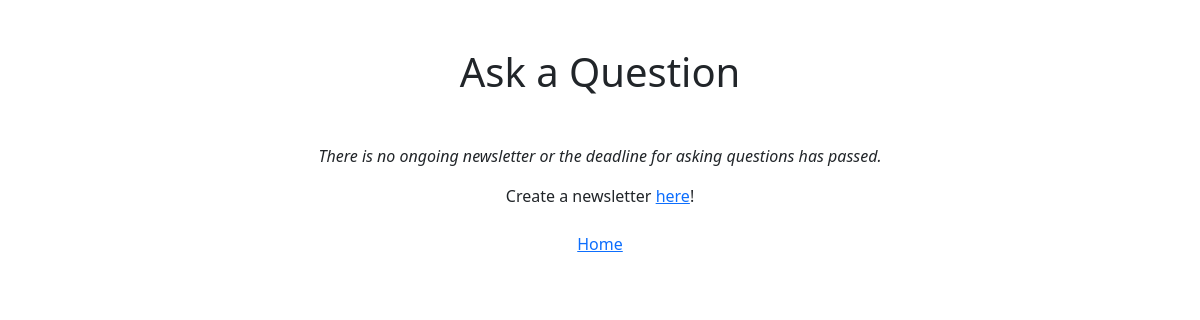
Page /ask (signed in) on the earlier database version.
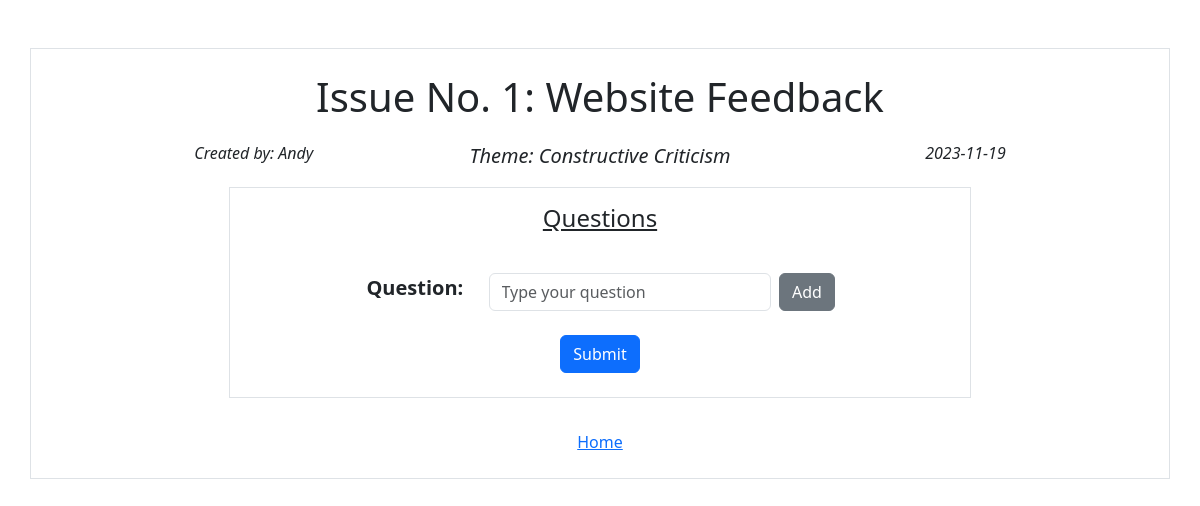
Same page on the later database version.
### db.py (models this page shows)
class Issue(db.Model):
    issueId = db.Column(Integer, primary_key=True, autoincrement=True)
    name = db.Column(String, nullable=False)
    theme = db.Column(String)
    date = db.Column(DateTime, default=datetime.now)
    q_dl = db.Column(DateTime, nullable=False)
    a_dl = db.Column(DateTime, nullable=False)
    userId = db.Column(Integer, db.ForeignKey('user.userId'))
    questions = db.relationship('Question', backref='issue', lazy=False)

class User(db.Model):
    userId = db.Column(Integer, primary_key=True, autoincrement=True)
    name = db.Column(String, nullable=False)
    email = db.Column(String, nullable=False, unique=True)
    password = db.Column(String, nullable=False)
    replied = db.Column(Boolean, nullable=False)
    asked = db.relationship('Question', backref='user', lazy=False)
    answered = db.relationship('Answer', backref='user', lazy=False)

### app.py (the view, shortened to what this page needs)
@app.route("/ask", methods=["GET", "POST"])
@login_required
def ask():
    if request.method == "GET":
        issue_info = get_latest_issue(Issue.q_dl)
        if issue_info is None or issue_info.q_dl < datetime.now():
            return render_template("ask.html", valid=False)
        user = get_user(issue_info.userId)
        return render_template("ask.html",
                               valid=True, name=issue_info.name,
                               theme=issue_info.theme, issueId=issue_info.issueId,
                               username=user.name, date=issue_info.date.strftime("%Y-%m-%d"),
                               q_dl=issue_info.q_dl.strftime("%Y-%m-%d")
                               )

### app.py (called while the page is built)
def login_required(view):
    @functools.wraps(view)
    def wrapped_view(**kwargs):
        if g.user is None:
            return redirect("/login")
        return view(**kwargs)
    return wrapped_view

@app.before_request
def load_logged_in_user():
    user_id = session.get('user_id')
    if user_id is None:
        g.user = None
    else:
        g.user = db.session.query(User).filter(User.userId == user_id).first()

def get_latest_issue(date, before=None):
    if before is None:
        return db.session.query(Issue).order_by(date.desc()).first()
    else:
        return db.session.query(Issue).filter(date < before).order_by(date.desc()).first()

def get_user(userId):
    return db.session.query(User).filter(User.userId == userId).first()

### templates/ask.html (shortened to what this page needs)
<!DOCTYPE html>
<html>
    <head>
        <link href="https://cdn.jsdelivr.net/npm/bootstrap@5.3.2/dist/css/bootstrap.min.css" rel="stylesheet">
        <link href="../static/index.css" rel="stylesheet">
    </head>
    <body>
        <main>
            {% if valid %}
                <div class="container border p-4 mt-5 border-bottom-0">
                    <div class="row justify-content-center">
                        <div class="col-lg-12 col-12 text-center mb-2">
                            <div class="h1">Issue No. {{ issueId }}: {{ name }}</div>
                        </div>
                    </div>
                    <div class="row justify-content-center mt-1 fw-light">
                        <div class="col-3 col-lg-2 text-start fst-italic fs-6">
                            <div>Created by: {{ username }}</div>
                        </div>
                        <div class="col-6 col-lg-5 text-center fst-italic fs-5">
                            {% if theme == "" %}
                                <div>No Theme</div>
                            {% else %}
                                <div>Theme: {{ theme }}</div>
                            {% endif %}
                        </div>
                        <div class="col-3 col-lg-2 text-end fst-italic fs-6 text-nowrap">
                            {{ date }}
                        </div>
                    </div>
                    <div class="row justify-content-center mt-3">
                        <div class="col-lg-8 col-12 border ">
                            <div class="row justify-content-center">
                                <div class="col-12 col-lg-6 text-center mt-3 h4 text-decoration-underline">
                                    Questions
                                </div>
                            </div>
                            <form id="f-ask" class="row justify-content-center mt-3">
                                <div class="col-lg-2 col-12 text-center align-items-center mb-2 mb-lg-0">
                                    <label for="q" class="fs-5 fw-bold">Question:</label>
                                </div>
                                <div class="col-lg-6 col-8">
                                    <div class="d-flex flex-column flex-lg-row align-items-lg-center">
                                        <input type="text" placeholder="Type your question" id="q" name="q" class="form-control mb-2 mb-lg-0">
                                        <button type="button" class="btn btn-secondary ms-lg-2" id="add-q">Add</button>
                                    </div>
                                </div>
                            </form>
                            <div class="row justify-content-center mt-4 pb-2">
                                <div class="text-center mb-3">
                                    <button type="submit" form="f-ask" class="btn btn-primary">Submit</button>
                                </div>
                            </div>
                        </div>
                    </div>
            {% else %}
                <div class="container text-center mt-5">
                    <div class="row justify-content-center">
                        <div class="col-12 col-lg-6 h1 text-center mb-5">Ask a Question</div>
                    </div>
                    <div class="row justify-content-center">
                        <div class="col-12 col-lg-8 mb-3 fst-italic">There is no ongoing newsletter or the deadline for asking questions has passed.</div>
                    </div>
                    <div class="row justify-content-center">
                        <div class="col-12 col-lg-6">Create a newsletter <a href="/new">here</a>!</div>
                    </div>
                </div>
            {% endif %}
        </main>
        <footer>
            <div class="container">
                <div class="row">
                    {% if valid %}
                        <div class="text-center pt-2 pb-4 fw-light border border-top-0">
                            <a href="/">Home</a>
                        </div>
                    {% else %}
                        <div class="text-center pt-2 pb-4 fw-light mt-3">
                            <a href="/">Home</a>
                        </div>
                    {% endif %}
                </div>
            </div>
        </footer>
    </body>
</html>

Differences in the rows shown:
now on this page (row edited): Issue: name "Website Feedback", theme "Constructive Criticism"
changed Issue: theme "Andy" → "Constructive Criticism" (drawn)
now on this page (row edited): User: name "Andy"
Other differences:
{{ issueId }}: (not shown) → "1"
{{ date }}: (not shown) → "2023-11-19"
text no longer shown: "Ask a Question There is no ongoing newsletter or the deadline for asking questions has passed. Create a newsletter here !"
text now shown: "Issue No. : Created by: Theme: Questions Question: Add Submit"
